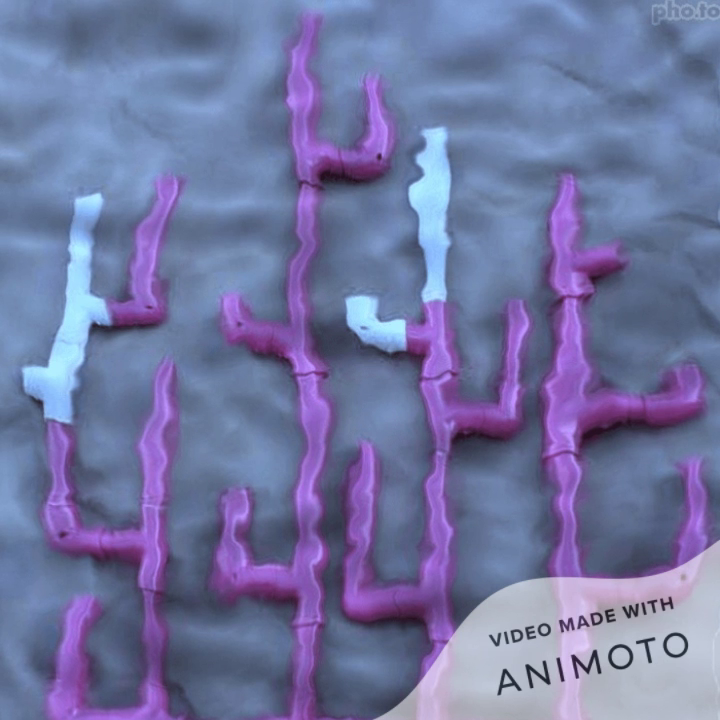
#> input picture frame 105 of Task 2.2/test_video.mp4, 720 x 720 px, given in place of vid.mp4, which was not available
$ python flying_the_transect_line.py
#> lines starting #> are read from the running program, lines starting #| are printed output that depends on the picture; pictures that were not available may be replaced by others from this repository, and a replacement may not be noted
import numpy as np
import cv2 as cv
import math


class PipeRange:
    def __init__(self, min_x, max_x, y_co=0.75):
        self.MinX = min_x
        self.MaxX = max_x
        self.Yco = y_co


''' CONSTANTS '''
L_RANGE = PipeRange(0.08, 0.3)  # permitted range for the left blue pipe within X-axis
R_RANGE = PipeRange(0.7, 0.92)  # permitted range for the right blue pipe within X-axis
BLUE_PIPE_COLOR_RANGE = [[99, 173, 80], [112, 255, 174]]  # the HSV color range for the blue pipes
PIPES_DISTANCE = [0.78, 0.62]  # permitted distance between both blue pipes [0]:max-distance, [1]:min-distance
CAPTURE_FROM = "vid.mp4"  # path for capturing the video. change it to int(0), int(1)...
# to get frames from an external camera.
''' ^^^^^^^^^ '''


def color_detection(img_orig, values_min, values_max, show_detection=True):
    """
    this function detects the pipes by given colors values.

    :return: a mask of the pipes.
    """
    img_hsv = cv.cvtColor(img_orig, cv.COLOR_BGR2HSV)
    mask = cv.inRange(img_hsv, np.array(values_min), np.array(values_max))
    if show_detection:
        img_res = cv.bitwise_and(img_orig, img_orig, mask=mask)
        cv.imshow("Masked hsv image", mask)
        cv.imshow("Masked orig image", img_res)
    return mask


def get_contours(masked_img, frame, draw_contours=False):
    """
    this function find the contours for both blue pipes and determine
    the coordinates for both.

    :return: the coordinates of left and right blue pipes in two 2D arrays.
    """
    contours, _ = cv.findContours(masked_img, cv.RETR_EXTERNAL, cv.CHAIN_APPROX_NONE)
    mask_shape = masked_img.shape
    left_coordinate, right_coordinate = \
        np.array([[0, mask_shape[0]+10], [0, 0]]), np.array([[0,  mask_shape[0]+10], [0, 0]])

    for cnt in contours:
        area = cv.contourArea(cnt)
        if area > 100:
            peri = cv.arcLength(cnt, False)
            approx = cv.approxPolyDP(cnt, 0.02 * peri, False)
            x, y, w, h = cv.boundingRect(approx)
            if y < left_coordinate[0][1] or y < right_coordinate[0][1]:
                if draw_contours:
                    cv.drawContours(frame, cnt, -1, (255, 0, 255), 3)
                if x < mask_shape[1]//2:
                    left_coordinate[0] = x, y
                else:
                    right_coordinate[0] = x, y
            if y+h > left_coordinate[1][1] or y+h > right_coordinate[1][1]:
                if draw_contours:
                    cv.drawContours(frame, cnt, -1, (255, 0, 255), 3)
                if x < mask_shape[1] // 2:
                    left_coordinate[1] = x + w//2, y+h
                else:
                    right_coordinate[1] = x + w//2, y+h
    return left_coordinate, right_coordinate


def send_commands(frame, midpoint_right, midpoint_left):
    """
    this function prints/sends commands through serial port.
    """
    # distance between the blue pipes
    dist = midpoint_right[0] - midpoint_left[0]

    # sending data according to the position of the blue pipes
    if midpoint_left[0] <= int(frame.shape[1] * L_RANGE.MinX):
        print('go left')
    elif midpoint_left[0] >= int(frame.shape[1] * L_RANGE.MaxX):
        print('go right')
    elif midpoint_right[0] <= int(frame.shape[1] * R_RANGE.MinX):
        print('go left')
    elif midpoint_right[0] >= int(frame.shape[1] * R_RANGE.MaxX):
        print('go right')

    # sending data according to the distance between the pipes
    if dist >= int(frame.shape[1]*PIPES_DISTANCE[0]):
        print('go up')
    elif dist <= int(frame.shape[1]*PIPES_DISTANCE[1]):
        print('go down')


def highlight_pipes(frame, left_co, right_co):
    """
    this function is responsible for drawing on the screen each frame for visualization purposes
    and it calculates the mid-point of the two blue pipes.

    :return: the two mid-point of both blue pipes.
    """
    left_pipe_up, left_pipe_low = left_co
    right_pipe_up, right_pipe_low = right_co

    # drawing two horizontal lines detecting visualizing the permitted x-range for the lines
    cv.line(frame, (int(frame.shape[1] * L_RANGE.MinX), int(frame.shape[0] * L_RANGE.Yco)),
            (int(frame.shape[1] * L_RANGE.MaxX), int(frame.shape[0] * L_RANGE.Yco)), (0, 204, 0), 5)
    cv.line(frame, (int(frame.shape[1] * R_RANGE.MinX), int(frame.shape[0] * R_RANGE.Yco)),
            (int(frame.shape[1] * R_RANGE.MaxX), int(frame.shape[0] * R_RANGE.Yco)), (0, 204, 0), 5)

    # drawing bluish vertical lines over the blue pipes
    cv.line(frame, (left_co[0][0], left_co[0][1]), (left_co[1][0], left_co[1][1]), (153, 153, 0), 3)
    cv.line(frame, (right_co[0][0], right_co[0][1]), (right_co[1][0], right_co[1][1]), (153, 153, 0), 3)

    # calculating the two center points of the pipes and drawing two violet circles at them
    midpoint_right = [(right_pipe_up[0] + right_pipe_low[0]) // 2, (right_pipe_up[1] + right_pipe_low[1]) // 2]
    midpoint_left = [(left_pipe_up[0] + left_pipe_low[0]) // 2, (left_pipe_up[1] + left_pipe_low[1]) // 2]
    cv.circle(frame, (midpoint_right[0], midpoint_right[1]), 10, (204, 0, 204), -1)
    cv.circle(frame, (midpoint_left[0], midpoint_left[1]), 10, (204, 0, 204), -1)

    # return the two mid-points of the two blue pipes
    #  cv.line(frame, (midpoint_right[0], midpoint_right[1]), (midpoint_left[0], midpoint_left[1]), (250, 153, 200), 3)

    cam_mid = [frame.shape[1] // 2, frame.shape[0] // 2]
    dist_left = cam_mid[0]-midpoint_left[0]
    dist_right = midpoint_right[0] - cam_mid[0]
    cv.circle(frame, (cam_mid[0], cam_mid[1]), 10, (250, 0, 0), -1)
    lft_color = (255, 0, 0)
    rht_color = (255, 0, 0)

    if dist_left > (PIPES_DISTANCE[0] * frame.shape[1])*0.54:
        lft_color = (0, 0, 255)
    if dist_right > (PIPES_DISTANCE[0] * frame.shape[1])*0.54:
        rht_color = (0, 0, 255)

    cv.line(frame, (cam_mid[0], cam_mid[1]), (midpoint_right[0], midpoint_right[1]), rht_color, 3)
    cv.line(frame, (cam_mid[0], cam_mid[1]), (midpoint_left[0], midpoint_left[1]), lft_color, 3)

    return midpoint_right, midpoint_left


def detect_pipes(frame, mask_blue):
    """
    this function calls get_contours() function, receives both blue pipes coordinates from it,
    calls highlight_pipes() function to draw the guides on each frame and receives the mid-points
    from it.

    :return: mid-points coordinates of both blue pipes from the return value of highlight_pipes() function.
    """
    # get_contours() function returns two 2d arrays carrying the coordinates of both blue pipes
    left_co, right_co = get_contours(mask_blue, frame, draw_contours=False)

    # returns mid-points coordinates from the return value
    return highlight_pipes(frame, left_co, right_co)


def read_video():
    """
    this function is responsible for reading the video/camera frame by frame
    and call multiple functions. May consider it as the main function
    """
    vid = cv.VideoCapture(CAPTURE_FROM)
    while True:
        readable, frame = vid.read()
#> frame is the input picture: shape (720, 720, 3); mean B, G, R 162.2, 117.5, 113.5
        if not readable:
            break
        # cv.imshow("Camera Frames", frame)

        # this function detects the pipes by there color and creates and mask for the detection
        mask_blue = \
            color_detection(frame, BLUE_PIPE_COLOR_RANGE[0], BLUE_PIPE_COLOR_RANGE[1], show_detection=False)
#> in color_detection, `img_hsv = cv.cvtColor(img_orig, cv.COLOR_BGR2HSV)`: img_hsv: shape (720, 720, 3); mean H, S, V 116.9, 91.7, 162.2
#> in color_detection, `mask = cv.inRange(img_hsv, np.array(values_min), np.array(values_max))`: mask: shape (720, 720); every value is 0

        # this function detects the blue pipes and draw guides for visualization
        midpoint_right, midpoint_left = detect_pipes(frame, mask_blue)
#> in get_contours, `contours, _ = cv.findContours(masked_img, cv.RETR_EXTERNAL, cv.CHAIN_A..`: contours = []
#> in detect_pipes, `left_co, right_co = get_contours(mask_blue, frame, draw_contours=False)`: left_co = [[0, 730], [0, 0]]
#> in highlight_pipes, `left_pipe_up, left_pipe_low = left_co`: left_pipe_up = [0, 730]; left_pipe_low = [0, 0]
#> in highlight_pipes, `right_pipe_up, right_pipe_low = right_co`: right_pipe_up = [0, 730]; right_pipe_low = [0, 0]
#> in highlight_pipes, `midpoint_right = [(right_pipe_up[0] + right_pipe_low[0]) // 2, (right_..`: midpoint_right = [0, 365]
#> in highlight_pipes, `cv.circle(frame, (midpoint_right[0], midpoint_right[1]), 10, (204, 0, ..`: frame: shape (720, 720, 3); mean B, G, R 161.4, 118, 112.6
#> in highlight_pipes, `dist_left = cam_mid[0]-midpoint_left[0]`: dist_left = 360
#> in highlight_pipes, `dist_right = midpoint_right[0] - cam_mid[0]`: dist_right = -360
#> in highlight_pipes, `cv.line(frame, (cam_mid[0], cam_mid[1]), (midpoint_left[0], midpoint_l..`:
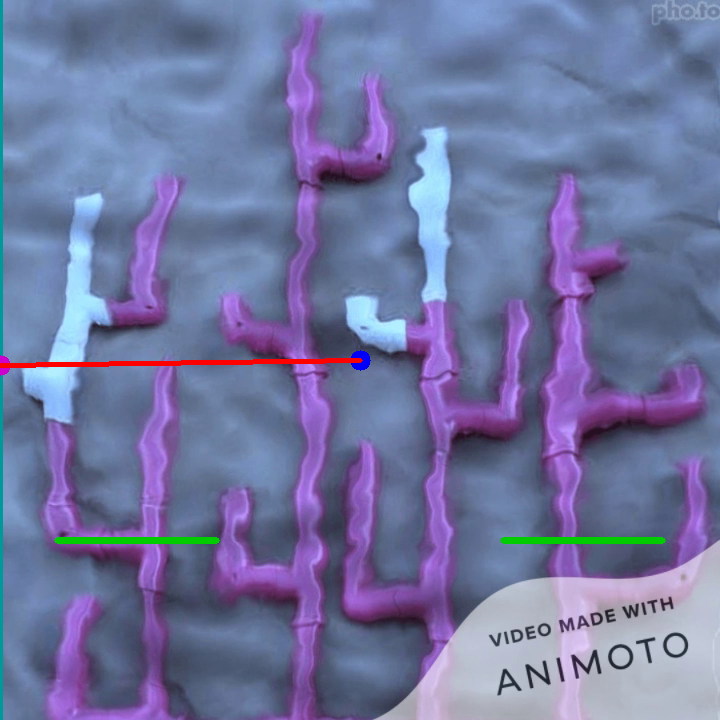
#> frame: shape (720, 720, 3); mean B, G, R 160.9, 117.6, 113.1
#> midpoint_right = [0, 365]; midpoint_left = [0, 365]


        # this function is fully responsible for printing/sending commands through serial port
        send_commands(frame, midpoint_right, midpoint_left)
#> in send_commands, `dist = midpoint_right[0] - midpoint_left[0]`: dist = 0

        cv.imshow("Modified frames", frame)

        if cv.waitKey(30) & 0xFF == ord('q'):
#> (key q is pressed here)
            break
    vid.release()


read_video()  # this function is responsible for reading video/camera frames and call every other function
cv.destroyAllWindows()

$ run again, starting later in the video
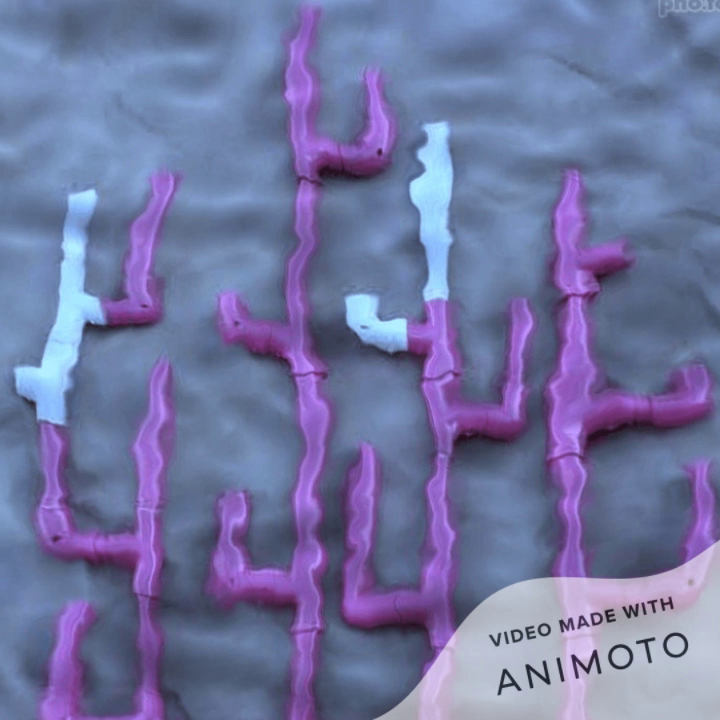
#> input picture frame 472 of Task 2.2/test_video.mp4, 720 x 720 px, given in place of vid.mp4, which was not available
#> in read_video, frame is the input picture: shape (720, 720, 3); mean B, G, R 162, 117.2, 113.5
#> img_hsv: shape (720, 720, 3); mean H, S, V 117, 91.7, 162
#> mask: shape (720, 720); every value is 0
#> contours = []
#> left_co = [[0, 730], [0, 0]]
#> left_pipe_up = [0, 730]; left_pipe_low = [0, 0]
#> right_pipe_up = [0, 730]; right_pipe_low = [0, 0]
#> in highlight_pipes, `midpoint_right = [(right_pipe_up[0] + right_pipe_low[0]) // 2, (right_..`: midpoint_right = [0, 365]
#> dist_left = 360
#> dist_right = -360
#> in highlight_pipes, `cv.line(frame, (cam_mid[0], cam_mid[1]), (midpoint_left[0], midpoint_l..`:
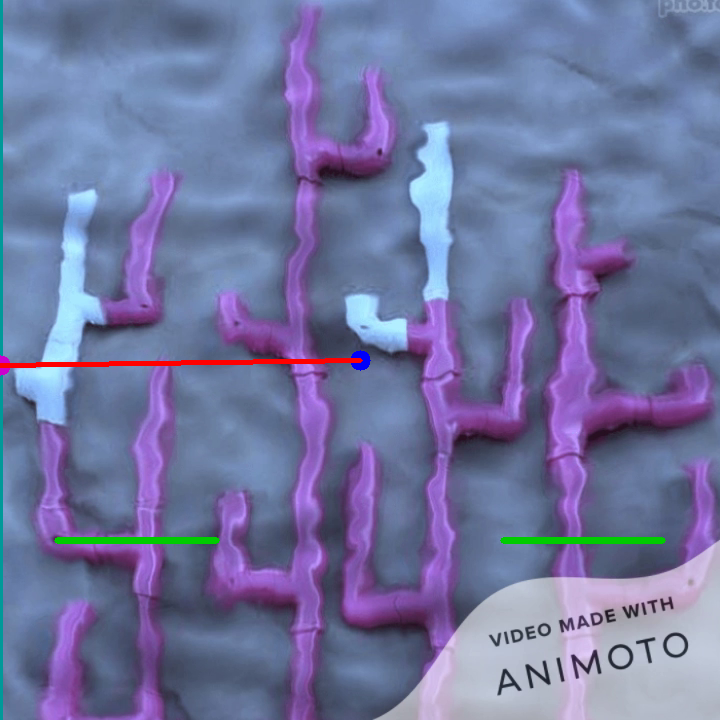
#> frame: shape (720, 720, 3); mean B, G, R 160.7, 117.3, 113.1
#> in read_video, `midpoint_right, midpoint_left = detect_pipes(frame, mask_blue)`: midpoint_right = [0, 365]
#> dist = 0

$ run again, starting later in the video
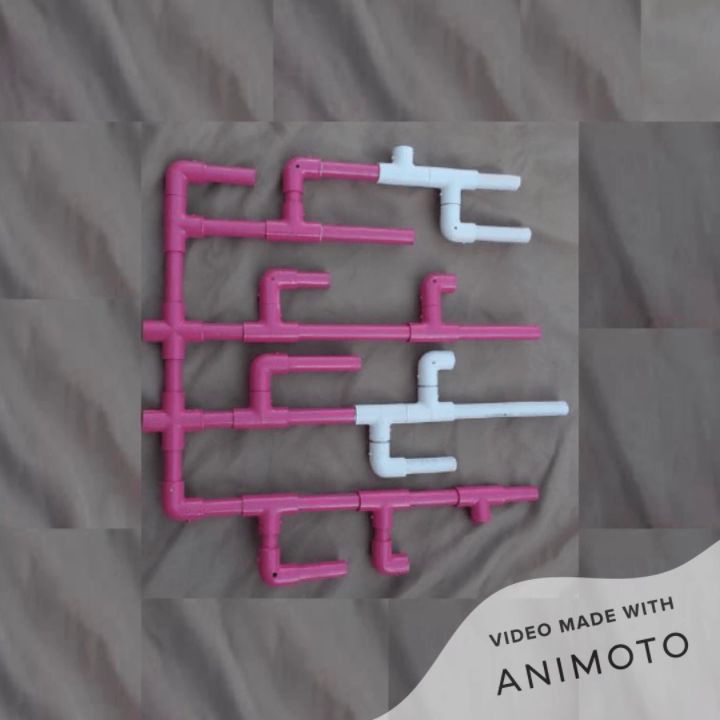
#> input picture frame 840 of Task 2.2/test_video.mp4, 720 x 720 px, given in place of vid.mp4, which was not available
#> in read_video, frame is the input picture: shape (720, 720, 3); mean B, G, R 115.3, 108.8, 118.7
#> img_hsv: shape (720, 720, 3); mean H, S, V 139.2, 21.8, 119.9
#> mask: shape (720, 720); every value is 0
#> contours = []
#> left_co = [[0, 730], [0, 0]]
#> left_pipe_up = [0, 730]; left_pipe_low = [0, 0]
#> right_pipe_up = [0, 730]; right_pipe_low = [0, 0]
#> in highlight_pipes, `midpoint_right = [(right_pipe_up[0] + right_pipe_low[0]) // 2, (right_..`: midpoint_right = [0, 365]
#> dist_left = 360
#> dist_right = -360
#> in highlight_pipes, `cv.line(frame, (cam_mid[0], cam_mid[1]), (midpoint_left[0], midpoint_l..`:
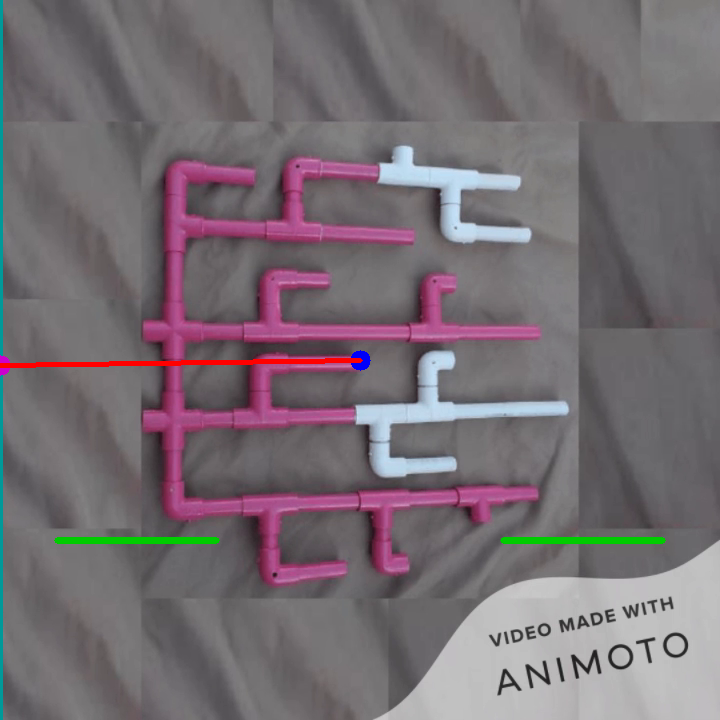
#> frame: shape (720, 720, 3); mean B, G, R 114.7, 109.1, 118.2
#> in read_video, `midpoint_right, midpoint_left = detect_pipes(frame, mask_blue)`: midpoint_right = [0, 365]
#> dist = 0
